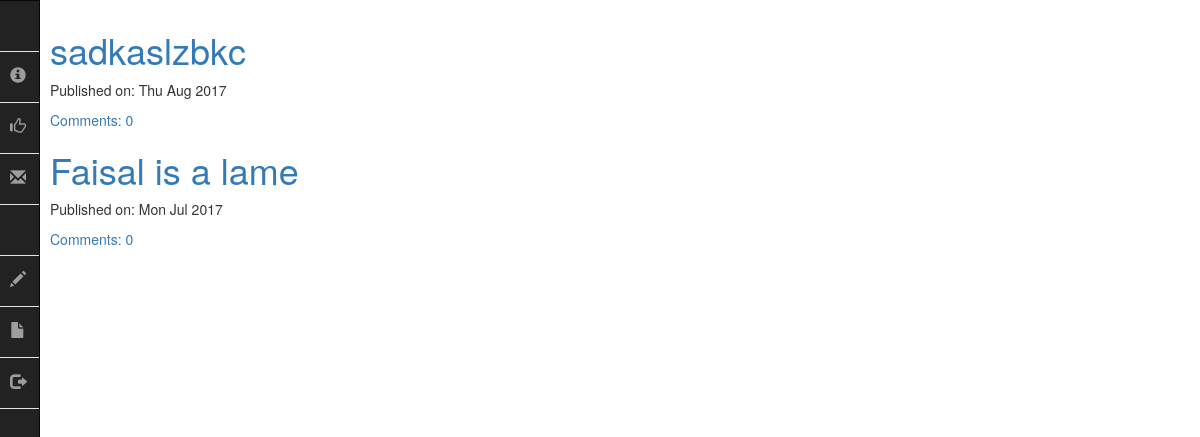
Screenshot of / (signed in) with the database file from the repository.
### blog/models.py (models this page shows, shortened)
class Post(models.Model):
    author = models.ForeignKey('auth.User')
    title = models.CharField(max_length=200)
    text = models.TextField()
    image=models.ImageField(null=True,blank=True,upload_to='static/media')
    created_date = models.DateTimeField(default=timezone.now)
    published_date = models.DateTimeField(blank=True, null=True)
    def approve_comments(self):
        return self.comments.filter(approved_comment=True)

### blog/views.py (the view)
# urls.py: url(r'^$',views.PostListView.as_view(),name='post_list'),
class PostListView(ListView):
    model = Post
    def get_queryset(self):
        return Post.objects.filter(published_date__lte=timezone.now()).order_by('-published_date')

### blog/templates/blog/post_list.html
{% extends 'blog/base.html' %}
{% block content %}
<div class="centerstage">
    {% for post in post_list %}
        <div class="post">
            <h1><a href="{% url 'post_detail' pk=post.pk %}">{{ post.title }}</a></h1>
            <div class="date">
                <p>Published on: {{ post.published_date|date:"D M Y"}}</p>
            </div>
            <a href="{% url 'post_detail' pk=post.pk %}">Comments: {{ post.approve_comments.count }}</a>
        </div>
    {% endfor %}
</div>
{% endblock %}

### blog/static/css/blog.css (style rules this page uses)
.centerstage { margin-left: auto; margin-right: auto; }
body,html { height: 100%; }

### rows the page displays
Post: title "sadkaslzbkc", published_date "Thu Aug 2017", approve_comments.count "0"
Post: title "Faisal is a lame", published_date "Mon Jul 2017", approve_comments.count "0"
